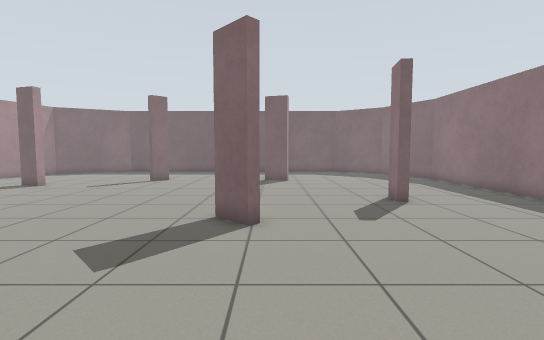
[1] (above)

15 first-person views from a walk through a robot-simulator world made for Gazebo. The camera is 0.94 m above the floor, tilts 4° down and sees 85° across. The floor is counted in squares, 0.5 m on a side. Each view is taken from the middle of a square. On the plan, view 1 faces up. The plan holds only what a view shows up to about 16 squares ahead; the rest is blank.

[2]
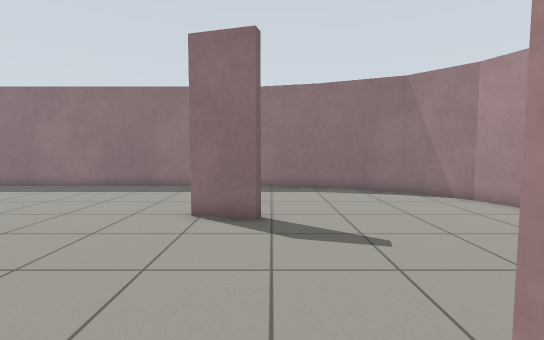

[3]
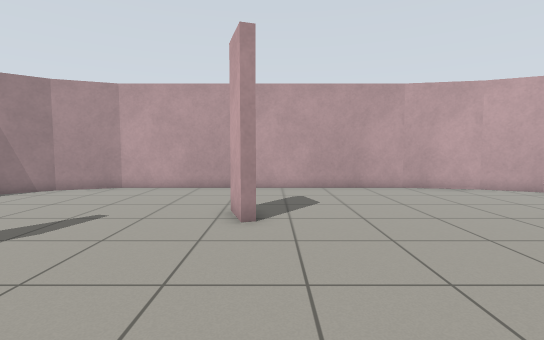

[4]
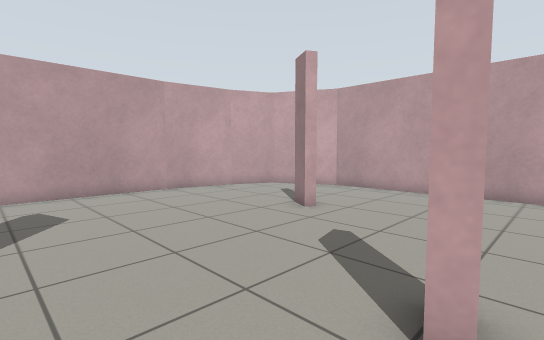

[5]
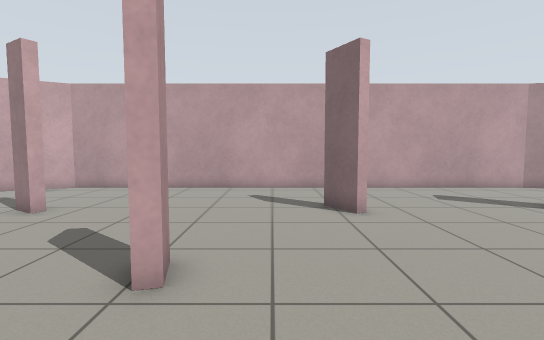

[6]
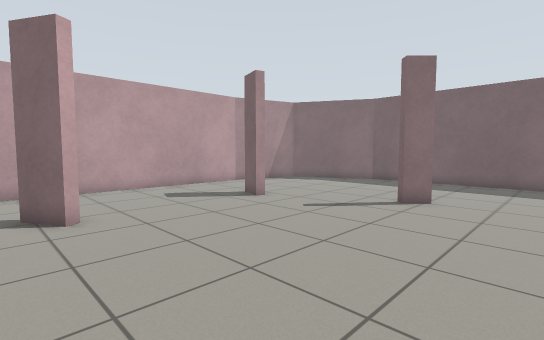

[7]
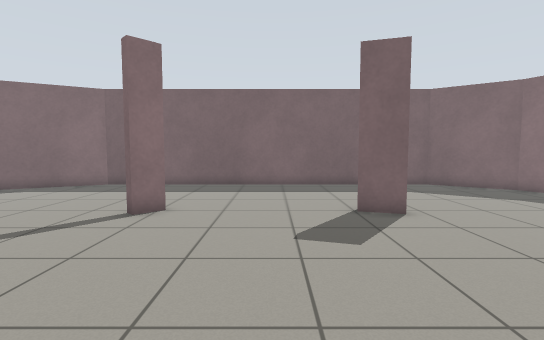

[8]
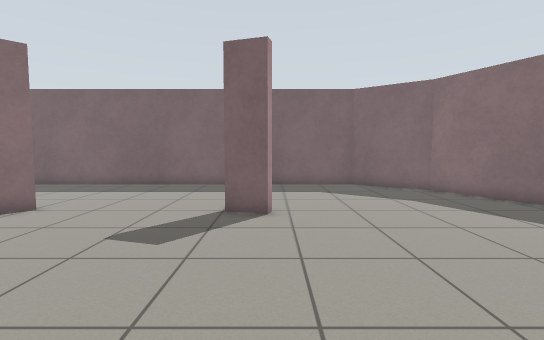

[9]
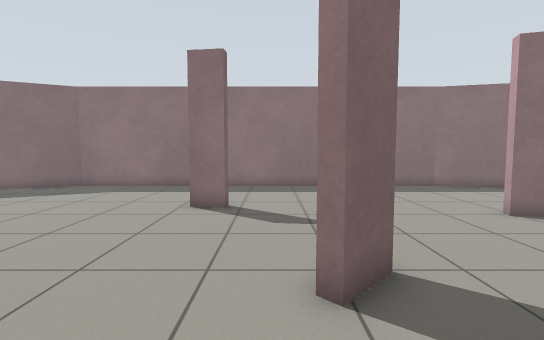

[10]
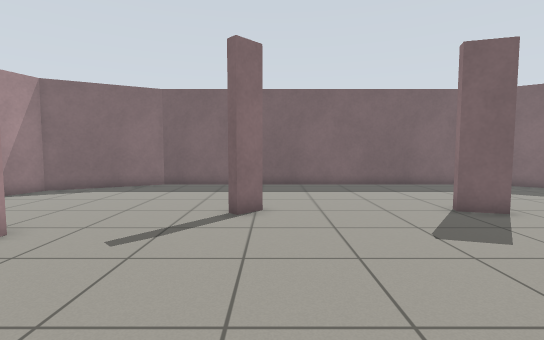

[11]
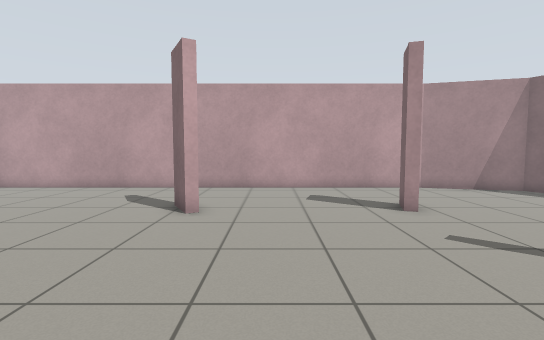

[12]
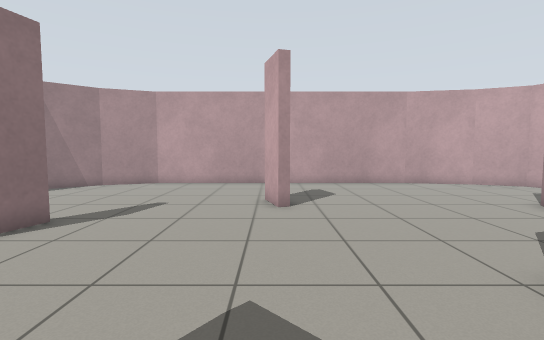

[13]
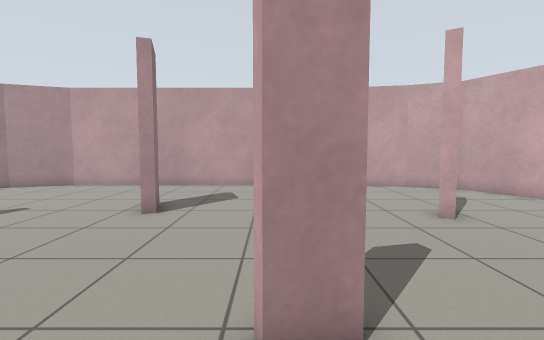

[14]
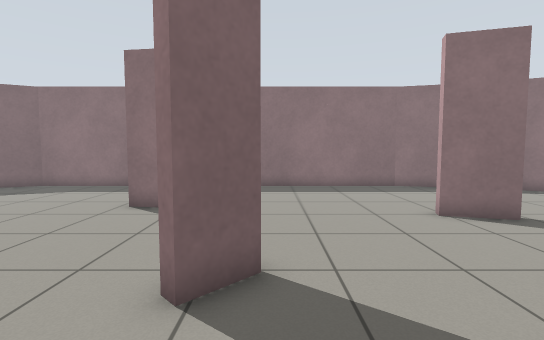

[15]
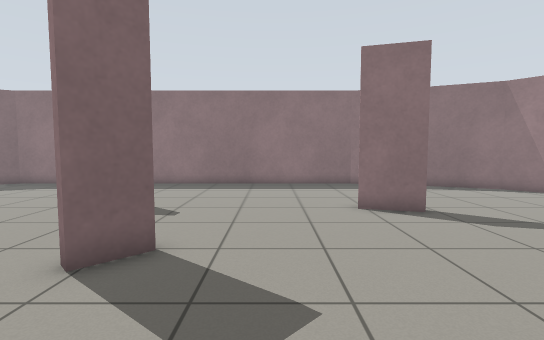

### Floor plan
Points are (right, up) in squares from view 1. A wall is a line through its corners. A room is listed if a view was taken in it or the views show most of it. See-through windows are left out.
Room 1 (views 1, 2, 3, 4, 5, 6, 7, 8, 9, 10, 11, 12, 13, 14, 15)
walls: (-0.3, 7.5) (-0.6, 7.2) (-1.6, 8.1) (-1.3, 8.5); (-7.9, 4.3) (-6.9, 4.5) (-6.8, 4.1); (-11.8, 8.9) (-11.6, 8.5) (-12.9, 7.7); (4.9, 10.5) (4.5, 10.5) (4.6, 11.8); (-6.2, 18.2) (-7, 17.4) (-7.4, 17.7); (3.1, 0.3) (2.7, 0.4) (3.3, 2.3) (3.7, 2.2); (0.9, 17.5) (-0.4, 17.9) (-0.3, 18.4); (-11.8, 15.5) (-11.9, 15) (-13.1, 15.4); (-3.1, -3.2) (-3.6, -1.6) (-3.2, -1.5) (-2.7, -3.1); (-12, -0.8) (-11.6, -1.1) (-12.1, -1.9); (10.1, 0.6) (10.1, 18.8) (8.3, 22.5) (5.3, 24.7) (-11.7, 24.7) (-16.3, 22.3) (-17.4, 18.2); (9.3, -2.3) (10.1, 0.7); (-17.4, 18.4) (-17.4, -3.6) (-15.8, -6.8) (-13.6, -7.8); (-10.4, -8.4) (3.3, -8.4) (5.9, -7.4) (7.8, -5.7) (9.4, -2.2); (-13.7, -7.8) (-10.3, -8.4)

Positions as (right, up) in squares from view 1, and headings:
1: (0, 0), facing up
2: (-5, 0), facing right
3: (-4, 6), facing down
4: (-4, 5), facing down-left
5: (-3, 6), facing left
6: (-3, 7), facing up-left
7: (-3, 9), facing up
8: (1, 9), facing up
9: (-5, 9), facing right
10: (-6, 9), facing up
11: (-3, 11), facing left
12: (-3, 8), facing down
13: (-7, 7), facing down
14: (-5, 7), facing right
15: (-6, 5), facing right
